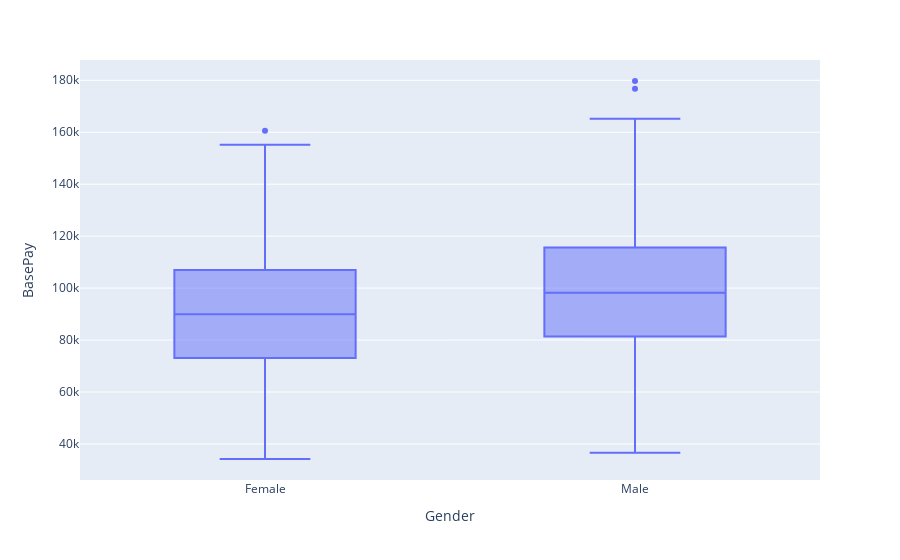

Source (notebook cell):
### Markdown cell above
# BasePay Boxplot of Salaries by Gender

### Code cell
fig = px.box(df, x='Gender', y="BasePay")
fig.show()

### Figure 1 — Plotly figure (JSON) as saved in the notebook; plotly's stock layout.template omitted (floating-point values rounded to 4 significant figures; data arrays with more than 128 entries replaced by an {"elided": "..."} marker saying what was removed)
{"data": [{"alignmentgroup": "True", "hovertemplate": "Gender=%{x}<br>BasePay=%{y}<extra></extra>", "legendgroup": "", "marker": {"color": "#636efa"}, "name": "", "notched": false, "offsetgroup": "", "orientation": "v", "showlegend": false, "type": "box", "x": {"elided": "1000 str values"}, "x0": " ", "xaxis": "x", "y": {"elided": "1000 int values"}, "y0": " ", "yaxis": "y"}], "layout": {"boxmode": "group", "legend": {"tracegroupgap": 0}, "margin": {"t": 60}, "xaxis": {"anchor": "y", "domain": [0, 1], "title": {"text": "Gender"}}, "yaxis": {"anchor": "x", "domain": [0, 1], "title": {"text": "BasePay"}}}}
